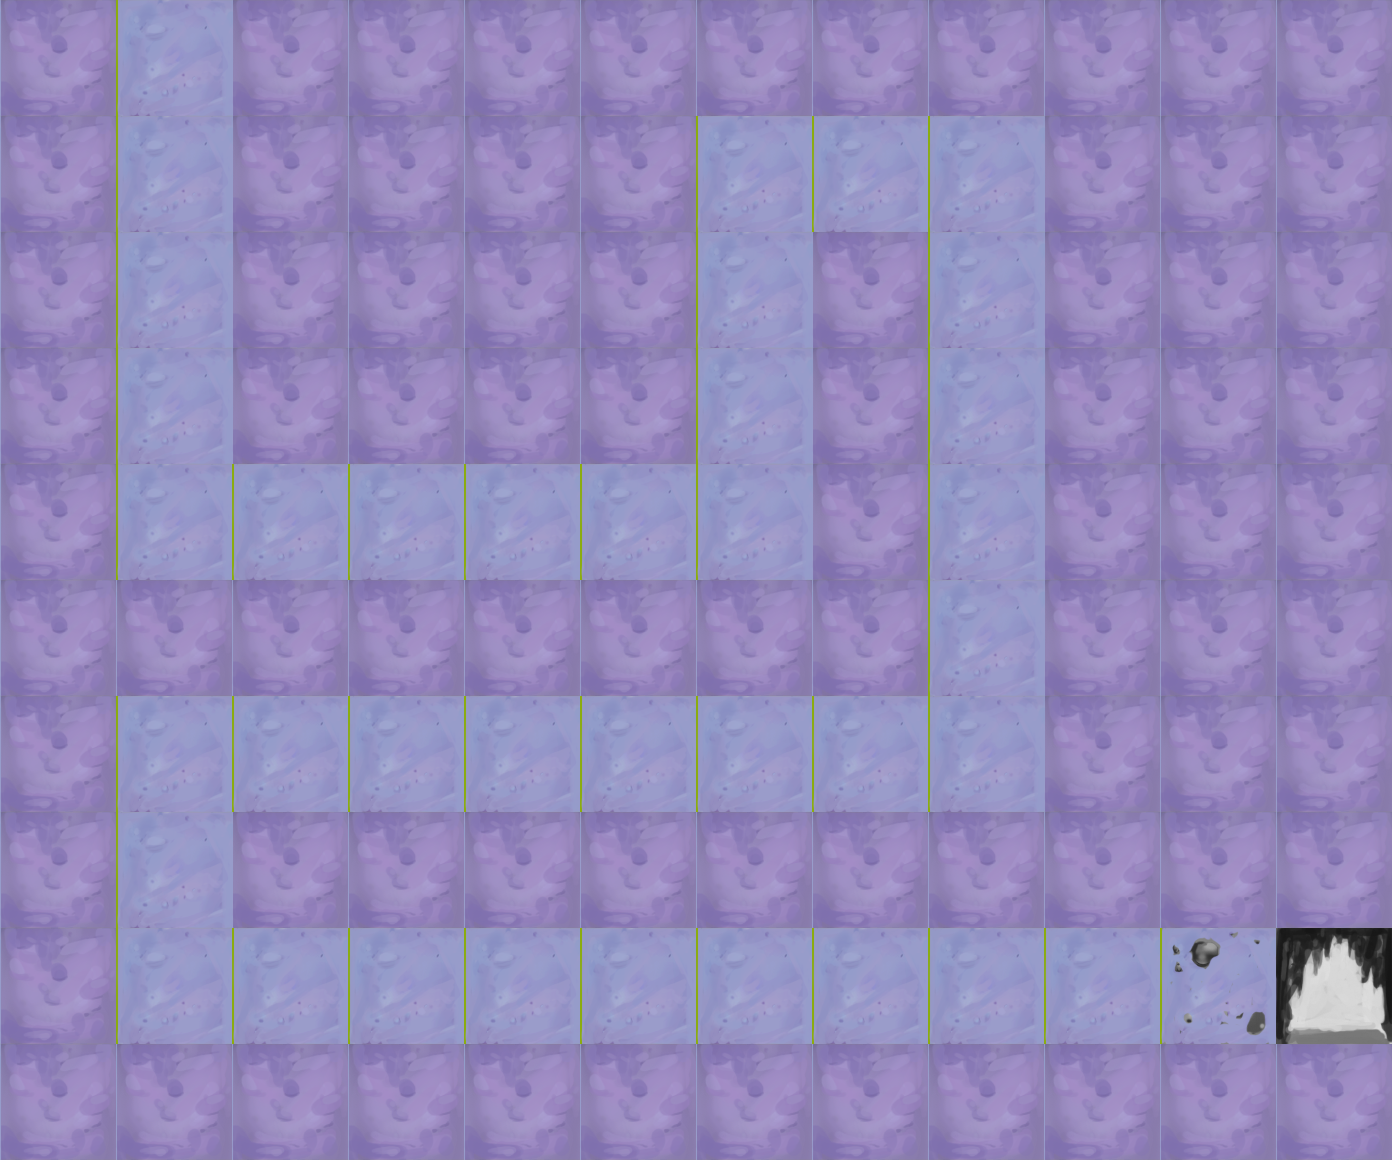

A level layout from a 2D game, rendered from its tile map. Below: a short description, then the map file with its tile-grid data intact:
An orthogonal 12x10 tile map with 116x116 px tiles, 3 tile layers (Tile Layer 1, Tile Layer 2, Tile Layer 3), 3 tilesets.

<map version="1.0" orientation="orthogonal" renderorder="right-down" width="12" height="10" tilewidth="116" tileheight="116" nextobjectid="1">
 <tileset firstgid="1" name="tile" tilewidth="116" tileheight="116" tilecount="20" columns="20">
  <image source="../images/tile.png" width="2320" height="116" />
 </tileset>
 <tileset firstgid="21" name="stuff" tilewidth="116" tileheight="116" tilecount="6" columns="6">
  <image source="../images/stuff.png" width="696" height="116" />
 </tileset>
 <tileset firstgid="27" name="triggers" tilewidth="116" tileheight="116" tilecount="6" columns="6">
  <image source="../images/triggers.png" width="696" height="116" />
 </tileset>
 <layer name="Tile Layer 1" width="12" height="10">
  <data encoding="csv">
2,1,2,2,2,2,2,2,2,2,2,2,
2,1,2,2,2,2,1,1,1,2,2,2,
2,1,2,2,2,2,1,2,1,2,2,2,
2,1,2,2,2,2,1,2,1,2,2,2,
2,1,1,1,1,1,1,2,1,2,2,2,
2,2,2,2,2,2,2,2,1,2,2,2,
2,1,1,1,1,1,1,1,1,2,2,2,
2,1,2,2,2,2,2,2,2,2,2,2,
2,1,1,1,1,1,1,1,1,1,1,4,
2,2,2,2,2,2,2,2,2,2,2,2
</data>
 </layer>
 <layer name="Tile Layer 2" width="12" height="10">
  <data encoding="csv">
0,0,0,0,0,0,0,0,0,0,0,0,
0,0,0,0,0,0,0,0,0,0,0,0,
0,0,0,0,0,0,0,0,0,0,0,0,
0,0,0,0,0,0,0,0,0,0,0,0,
0,0,0,0,0,0,0,0,0,0,0,0,
0,0,0,0,0,0,0,0,0,0,0,0,
0,0,0,0,0,0,0,0,0,0,0,0,
0,0,0,0,0,0,0,0,0,0,0,0,
0,0,0,0,0,0,0,0,0,0,0,0,
0,0,0,0,0,0,0,0,0,0,0,0
</data>
 </layer>
 <layer name="Tile Layer 3" width="12" height="10">
  <data encoding="csv">
0,0,0,0,0,0,0,0,0,0,0,0,
0,0,0,0,0,0,0,0,0,0,0,0,
0,0,0,0,0,0,0,0,0,0,0,0,
0,0,0,0,0,0,0,0,0,0,0,0,
0,0,0,0,0,0,0,0,0,0,0,0,
0,0,0,0,0,0,0,0,0,0,0,0,
0,0,0,0,0,0,0,0,0,0,0,0,
0,0,0,0,0,0,0,0,0,0,0,0,
0,0,0,0,0,0,0,0,0,0,27,31,
0,0,0,0,0,0,0,0,0,0,0,0
</data>
 </layer>
</map>
